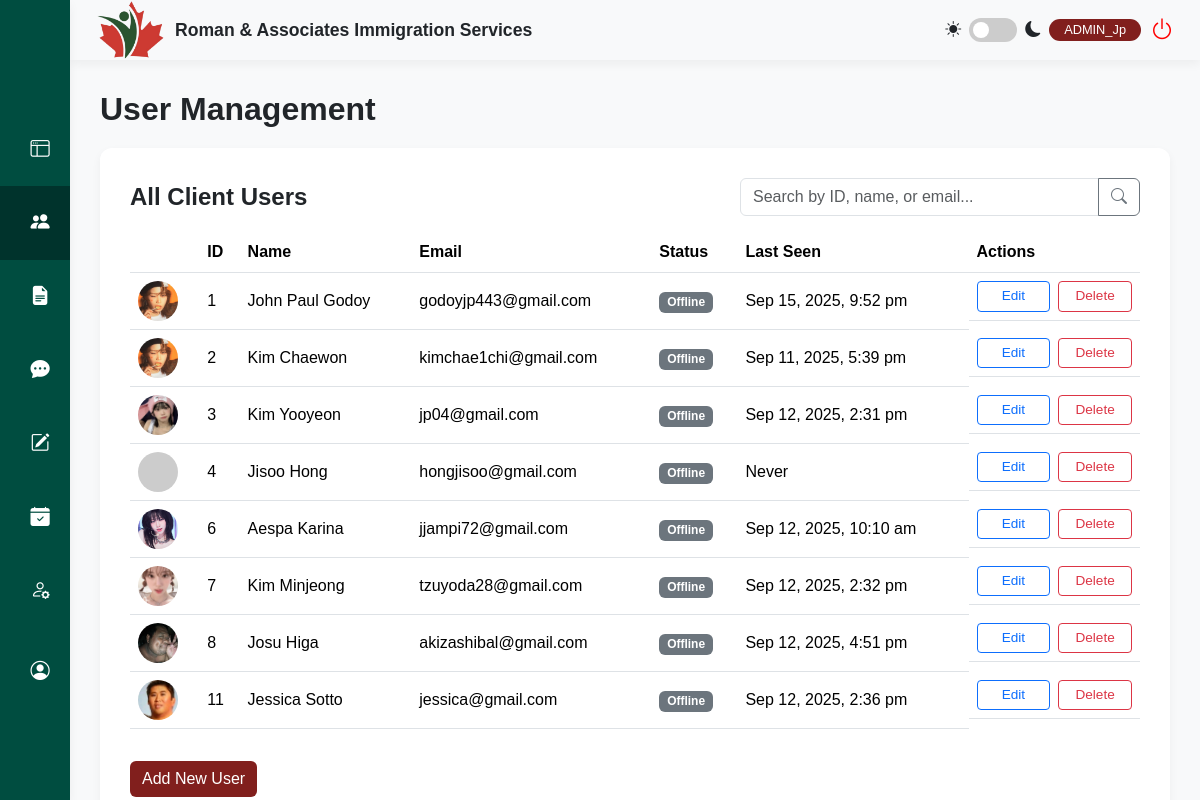
The app's page /admin/user_management.php (signed in) with its own data.
### tables this page shows
CREATE TABLE `users` (
  `id` int(11) NOT NULL,
  `firstName` varchar(50) NOT NULL,
  `lastName` varchar(50) NOT NULL,
  `address` varchar(255) NOT NULL,
  `phone` varchar(20) NOT NULL,
  `email` varchar(100) NOT NULL,
  `password` varchar(255) NOT NULL,
  `profileImage` varchar(255) DEFAULT NULL,
  `location` varchar(255) DEFAULT NULL,
  `birthday` date DEFAULT NULL,
  `facebook` varchar(255) DEFAULT NULL,
  `instagram` varchar(255) DEFAULT NULL,
  `gmail` varchar(255) DEFAULT NULL,
  `email_notifications` tinyint(1) NOT NULL DEFAULT 1,
  `dark_mode` tinyint(1) NOT NULL DEFAULT 0,
  `documents_uploaded` tinyint(1) NOT NULL DEFAULT 0,
  `profile_picture_uploaded` tinyint(1) NOT NULL DEFAULT 0,
  `birthday_added` tinyint(1) NOT NULL DEFAULT 0,
  `social_links_added` tinyint(1) NOT NULL DEFAULT 0,
  `has_seen_tour` tinyint(1) NOT NULL DEFAULT 0,
  `role` varchar(50) NOT NULL DEFAULT 'client',
  `status` varchar(50) NOT NULL DEFAULT 'Inactive',
  `last_login` datetime DEFAULT NULL,
  `last_activity` datetime DEFAULT NULL,
  `reset_token_hash` varchar(64) DEFAULT NULL,
  `reset_token_expires_at` datetime DEFAULT NULL
);

### admin/user_management.php (the view, shortened to what this page needs)
<?php
require_once '../config.php';
$users = [];
$sql_users = "SELECT id, firstName, lastName, email, last_activity, last_login, profileImage FROM users WHERE role LIKE '%Client%' ORDER BY id ASC";
if ($result = $conn->query($sql_users)) {
    while ($row = $result->fetch_assoc()) {
        $users[] = $row;
    }
} else {
    echo "ERROR: Could not execute user list query. " . $conn->error;
}
?>
<!doctype html>
<html lang="en">
<head>
    <link href="https://cdn.jsdelivr.net/npm/bootstrap@5.3.3/dist/css/bootstrap.min.css" rel="stylesheet">
    <link rel="stylesheet" href="https://cdn.jsdelivr.net/npm/bootstrap-icons@1.11.3/font/bootstrap-icons.min.css">
    <link rel="stylesheet" href="style.css">
</head>
<body>
    <div class="main-wrapper">
        <?php require_once 'sidebar.php'; ?>
        <div class="content-area">
            <?php require_once 'header.php'; ?>
            <main class="main-content">
                <h1>User Management</h1>
                <div class="content-card">
                    <div class="d-flex flex-column flex-md-row justify-content-between align-items-center mb-3">
                        <h2 class="mb-3 mb-md-0">All Client Users</h2>
                        <div class="input-group w-100" style="max-width: 400px;">
                            <input type="text" class="form-control" placeholder="Search by ID, name, or email..." id="searchInput">
                            <button class="btn btn-outline-secondary" type="button"><i class="bi bi-search"></i></button>
                        </div>
                    </div>
                    <div class="table-responsive table-container-scrollable">
                        <table class="table table-hover align-middle">
                            <thead>
                                <tr>
                                    <th></th>
                                    <th>ID</th>
                                    <th>Name</th>
                                    <th>Email</th>
                                    <th>Status</th>
                                    <th>Last Seen</th>
                                    <th>Actions</th>
                                </tr>
                            </thead>
                            <tbody id="user-table-body">
                                <?php if (!empty($users)): ?>
                                    <?php foreach ($users as $user): ?>
                                        <tr data-user-id="<?php echo $user['id']; ?>">
                                            <td>
                                                <?php
                                                    $avatar_path = !empty($user['profileImage']) ? '../' . htmlspecialchars($user['profileImage']) : 'https://placehold.co/40x40/666777/FFF?text=??';
                                                ?>
                                                <img src="<?php echo $avatar_path; ?>" alt="Avatar" class="table-avatar" onerror="this.onerror=null;this.src='https://placehold.co/40x40/666777/FFF?text=??';">
                                            </td>
                                            <td><?php echo $user['id']; ?></td>
                                            <td data-field="name"><?php echo htmlspecialchars($user['firstName'] . ' ' . $user['lastName']); ?></td>
                                            <td data-field="email"><?php echo htmlspecialchars($user['email']); ?></td>
                                            <td>
                                                <?php
                                                    $is_online = false;
                                                    echo $is_online ? '<span class="badge bg-success">Online</span>' : '<span class="badge bg-secondary">Offline</span>';
                                                ?>
                                            </td>
                                            <td><?php echo $user['last_login'] ? date('M j, Y, g:i a', strtotime($user['last_login'])) : 'Never'; ?></td>
                                            <td>
                                                <button class="btn btn-sm btn-outline-primary edit-user-btn"
                                                        data-bs-toggle="modal"
                                                        data-bs-target="#editUserModal"
                                                        data-user-id="<?php echo $user['id']; ?>"
                                                        data-first-name="<?php echo htmlspecialchars($user['firstName']); ?>"
                                                        data-last-name="<?php echo htmlspecialchars($user['lastName']); ?>"
                                                        data-email="<?php echo htmlspecialchars($user['email']); ?>">Edit</button>
                                                <button class="btn btn-sm btn-outline-danger delete-user-btn"
                                                        data-bs-toggle="modal"
                                                        data-bs-target="#deleteConfirmModal"
                                                        data-user-id="<?php echo $user['id']; ?>"
                                                        data-name="<?php echo htmlspecialchars($user['firstName'] . ' ' . $user['lastName']); ?>">Delete</button>
                                            </td>
                                        </tr>
                                    <?php endforeach; ?>
                                <?php else: ?>
                                    <tr>
                                        <td colspan="7" class="text-center">No client users found.</td>
                                    </tr>
                                <?php endif; ?>
                            </tbody>
                        </table>
                    </div>
                    <button class="btn btn-primary mt-3" data-bs-toggle="modal" data-bs-target="#addUserModal" style="background-color: var(--rais-button-maroon); border: none;">Add New User</button>
                </div>
            </main>
        </div>
    </div>
</body>
</html>

### admin/style.css (style rules this page uses)
:root { --rais-bg-light: #f8f9fa; --rais-border-color: #dee2e6; --rais-button-maroon: #811F1D; --rais-card-bg: #ffffff; --rais-dark-green: #00332c; --rais-light-gray: #f8f9fa; --rais-primary-green: #004d40; --rais-shadow: 0 4px 10px rgba(0, 0, 0, 0.05); --rais-text-dark: #212529; --rais-text-light: #6c757d; }
[id$='-table-body'] tr { cursor: pointer; }
body { background-color: var(--rais-light-gray); color: var(--rais-text-dark); font-family: 'Poppins', sans-serif; overflow: hidden; transition: background-color 0.3s, color 0.3s; }
.content-area { flex-grow: 1; height: 100vh; margin-left: 70px; overflow-y: auto; }
.content-card { background-color: var(--rais-card-bg); border-radius: 12px; box-shadow: var(--rais-shadow); margin-bottom: 20px; padding: 30px; }
.content-card h2 { font-size: 1.5rem; font-weight: 600; margin-bottom: 15px; }
.main-content { display: flex; flex-direction: column; flex-grow: 1; height: calc(100vh - 60px); padding: 30px; }
.main-content h1 { font-size: 2rem; font-weight: 700; margin-bottom: 20px; }
.main-wrapper { display: flex; height: 100vh; }
.modal-content, .modal-header, .modal-footer, .form-control, .form-select, .form-text, .dynamic-section, .input-group .btn-outline-secondary { transition: background-color 0.3s, color 0.3s, border-color 0.3s; }
.table .btn { font-size: 0.85rem; margin: 2px; min-width: 75px; }
.table td, .table th { transition: background-color 0.3s, color 0.3s; }
.table-responsive { margin-top: 15px; }
.table td:has(.btn + .btn) { display: grid; align-items: center; gap: 8px; }
@media (min-width: 769px) { .table td:has(.btn + .btn) { grid-template-columns: 1fr 1fr; } }
.table td:has(.btn + .btn) .btn { width: 100%; margin: 0; min-width: 0; }

### admin/user_management.php (style rules this page uses)
.table-avatar { width: 40px; height: 40px; object-fit: cover; border-radius: 50%; }
.table-container-scrollable { max-height: 580px; overflow-y: auto; }

### records on screen
users: profileImage (picture), id "1", firstName+lastName "John Paul Godoy", email "godoyjp443@gmail.com", last_login "Sep 15, 2025, 9:52 pm"
users: profileImage (picture), id "2", firstName+lastName "Kim Chaewon", email "kimchae1chi@gmail.com", last_login "Sep 11, 2025, 5:39 pm"
users: profileImage (picture), id "3", firstName+lastName "Kim Yooyeon", email "jp04@gmail.com", last_login "Sep 12, 2025, 2:31 pm"
users: id "4", firstName+lastName "Jisoo Hong", email "hongjisoo@gmail.com", shows "Never"
users: profileImage (picture), id "6", firstName+lastName "Aespa Karina", email "jjampi72@gmail.com", last_login "Sep 12, 2025, 10:10 am"
users: profileImage (picture), id "7", firstName+lastName "Kim Minjeong", email "tzuyoda28@gmail.com", last_login "Sep 12, 2025, 2:32 pm"
users: profileImage (picture), id "8", firstName+lastName "Josu Higa", email "akizashibal@gmail.com", last_login "Sep 12, 2025, 4:51 pm"
users: profileImage (picture), id "11", firstName+lastName "Jessica Sotto", email "jessica@gmail.com", last_login "Sep 12, 2025, 2:36 pm"

### other values on screen
$_SESSION['firstName'] "Jp"
